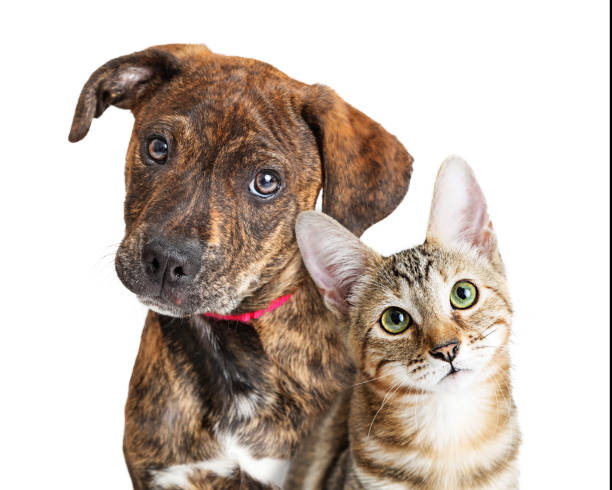
#> input picture Images/DnC.jpg, 612 x 490 px, found by its file name
$ python imagekiheraferi.py
#> lines starting #> are read from the running program, lines starting #| are printed output that depends on the picture; after the words box and inside, x2 and y2 are one past the last pixel; in counts of white or black regions, pixels touching at a corner belong together
import cv2 as cv


img = cv.imread('try.cpp/Images/DnC.jpg')
#> img is the input picture: shape (490, 612, 3); mean B, G, R 179.4, 188.3, 200.6
cv.imshow('Dn', img)


#greying,decolour
decolour = cv.cvtColor(img, cv.COLOR_BGR2GRAY)
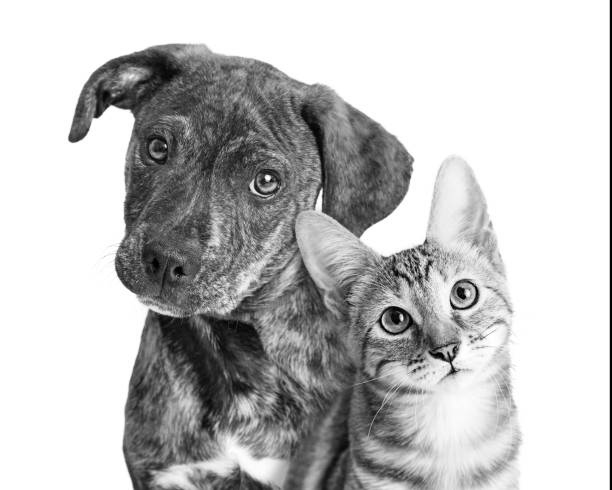
#> decolour: shape (490, 612); min 0, max 255, mean 191
# cv.imshow('decolor',decolour)

#bblurring
blur = cv.bilateralFilter(decolour,50,45,45)
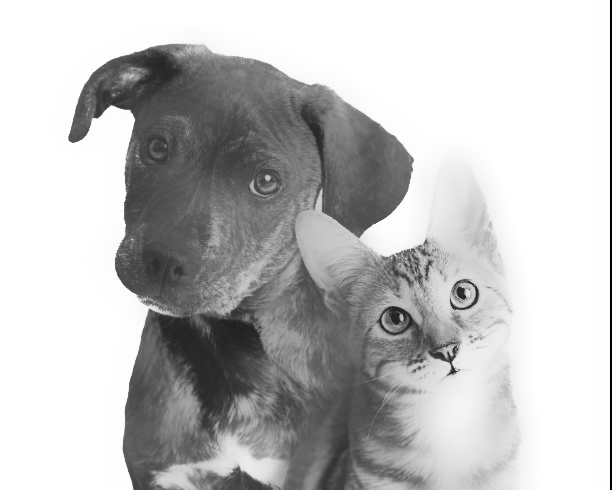
#> blur: shape (490, 612); min 2, max 255, mean 191.2
# cv.imshow('blur',blur)
blur1 = cv.GaussianBlur(decolour, (5,7), cv.BORDER_DEFAULT)
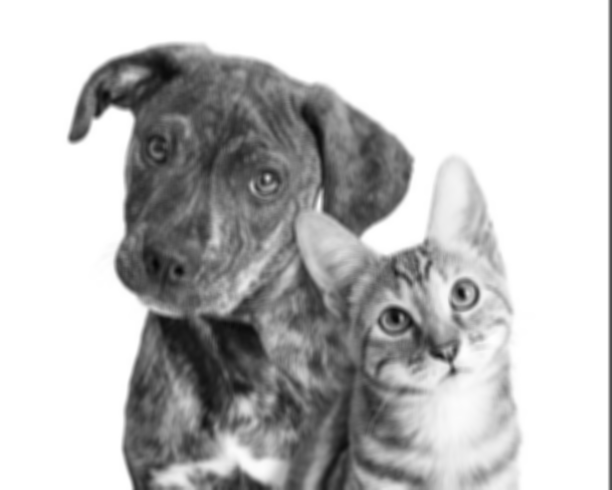
#> blur1: shape (490, 612); min 5, max 255, mean 191

canny = cv.Canny(blur,125,175)
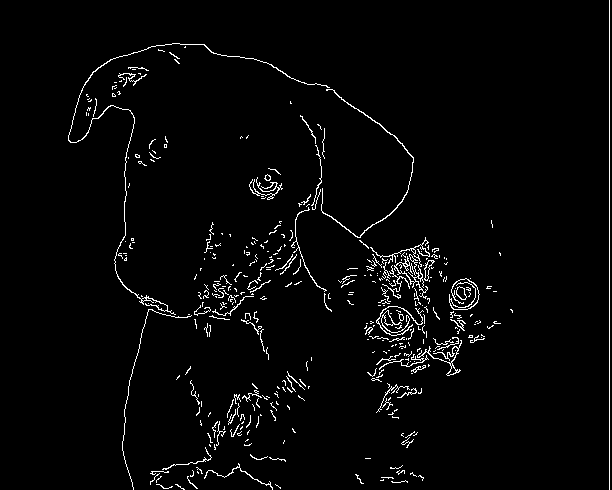
#> canny: shape (490, 612); 2.7% white in thin lines or dots, all inside (x1, y1, x2, y2) = (68, 0, 610, 490)
canny1 = cv.Canny(blur1,125,175)
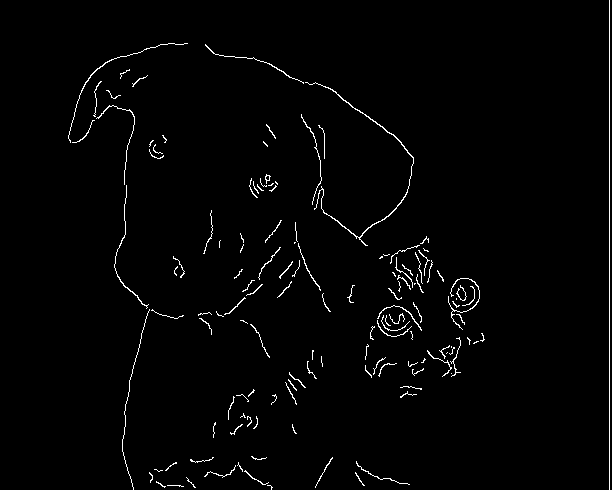
#> canny1: shape (490, 612); 1.6% white in thin lines or dots, all inside (x1, y1, x2, y2) = (68, 0, 610, 490)

cv.imshow('Canny_Edges', canny)
cv.imshow('Canny_Edges1', canny1)

# dilate = cv.dilate(canny, (3,3), iterations=2)
# cv.imshow('dilate', dilate)


cv.waitKey(0)

$ run again, with Images/Lady.jpg copied over Images/DnC.jpg
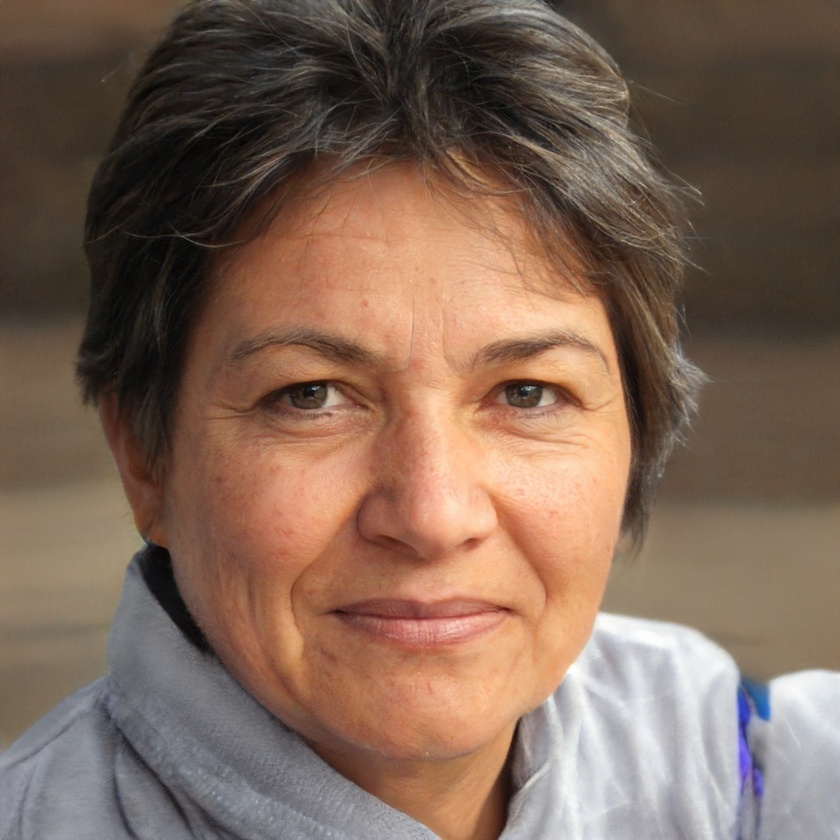
#> input picture Images/Lady.jpg, 840 x 840 px, shrunk from 1024 x 1024 before the run, found by its file name
#> img is the input picture: shape (840, 840, 3); mean B, G, R 86.8, 102.1, 127
#> `canny = cv.Canny(blur,125,175)`:
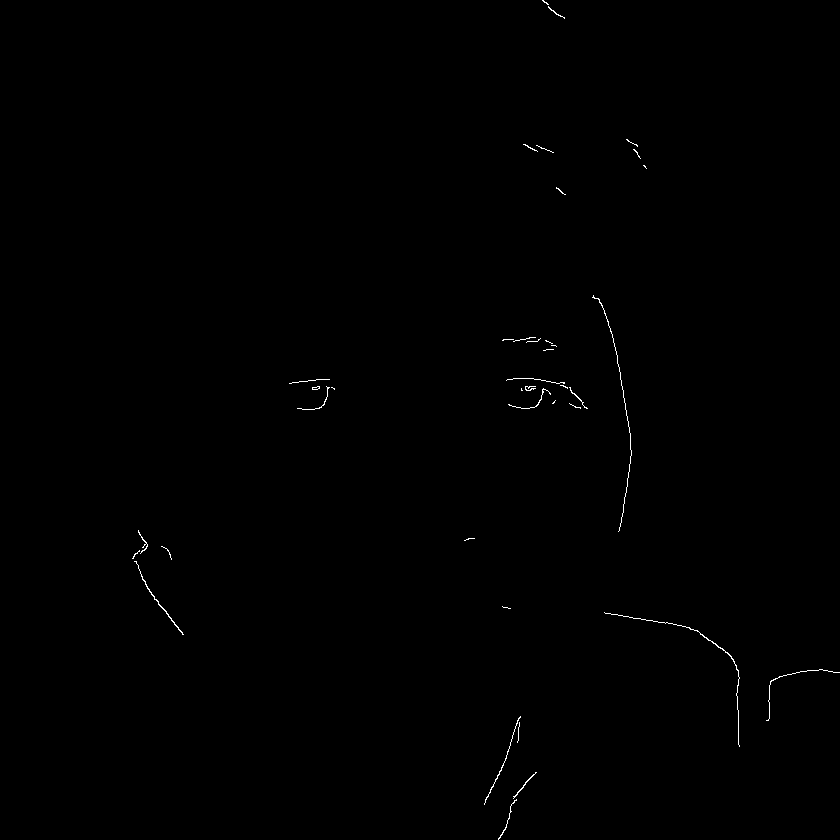
#> canny: shape (840, 840); 0.23% white in thin lines or dots, all inside (x1, y1, x2, y2) = (132, 0, 840, 840)
#> `canny1 = cv.Canny(blur1,125,175)`:
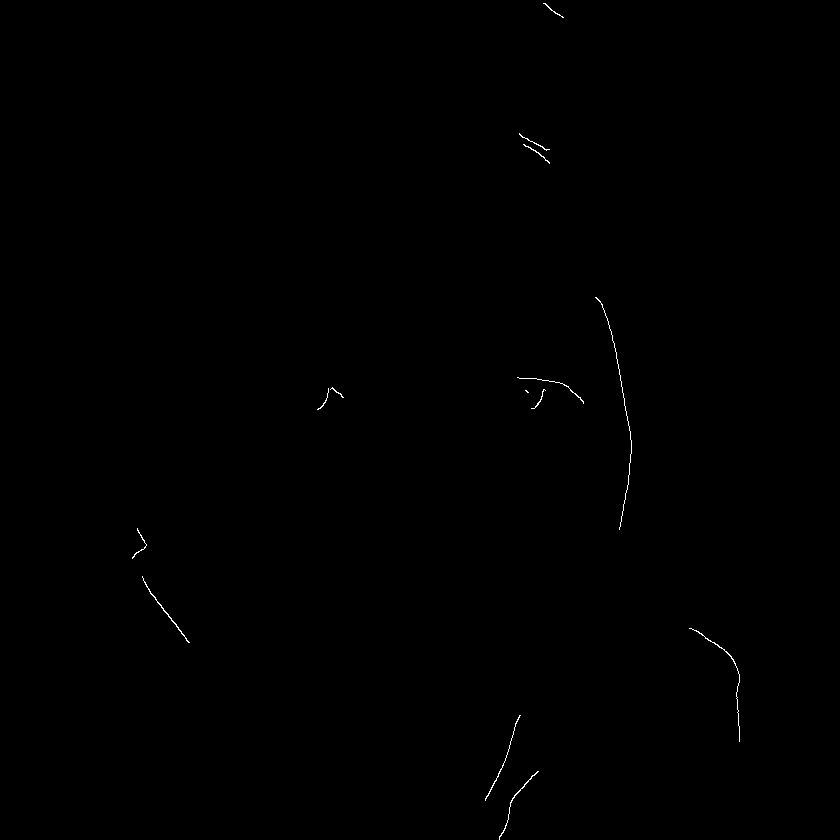
#> canny1: shape (840, 840); 0.15% white in thin lines or dots, all inside (x1, y1, x2, y2) = (132, 3, 740, 840)

$ run again, with Images/Panada.jpg copied over Images/DnC.jpg
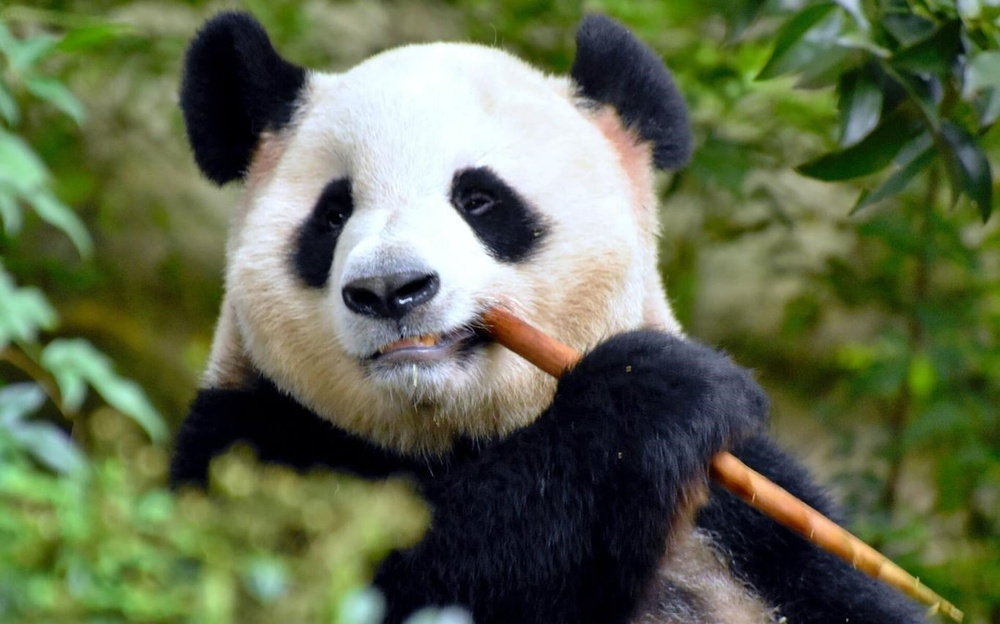
#> input picture Images/Panada.jpg, 1000 x 624 px, shrunk from 1366 x 853 before the run, found by its file name
#> img is the input picture: shape (624, 1000, 3); mean B, G, R 77.3, 106.9, 97.3
#> `canny = cv.Canny(blur,125,175)`:
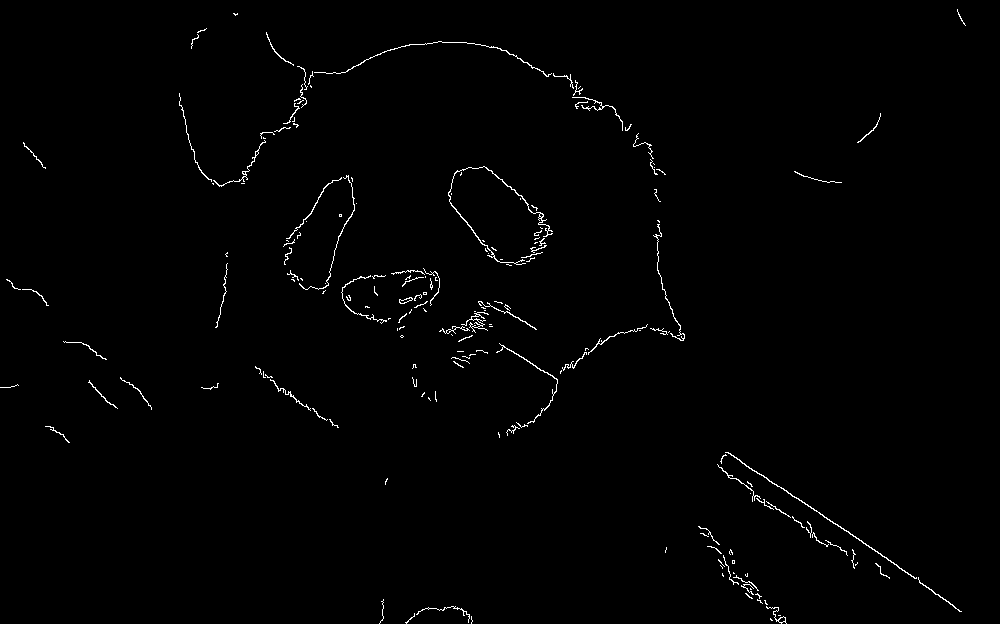
#> canny: shape (624, 1000); 0.93% white in thin lines or dots
#> `canny1 = cv.Canny(blur1,125,175)`:
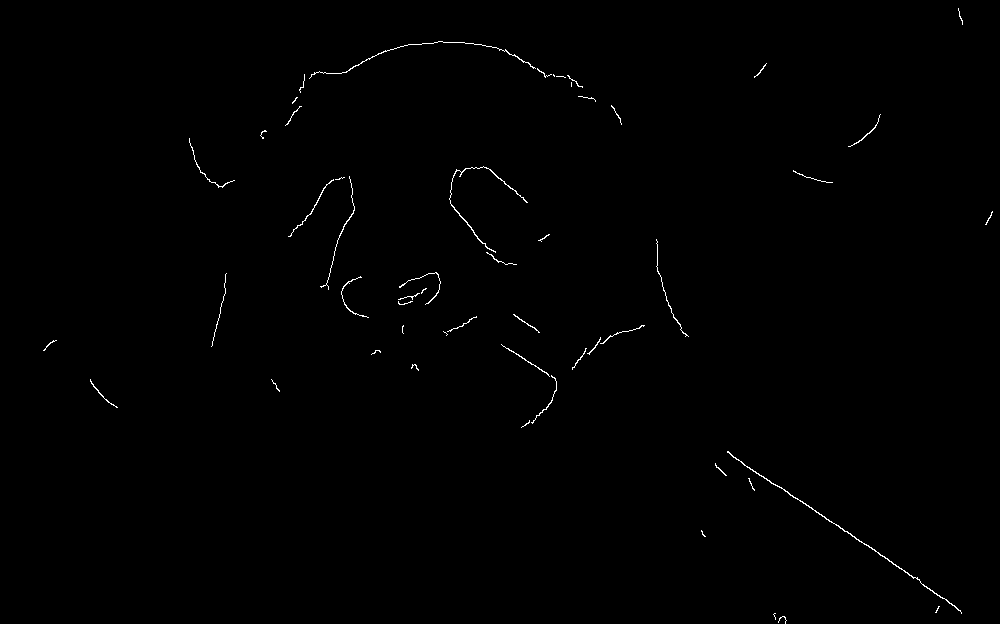
#> canny1: shape (624, 1000); 0.43% white in thin lines or dots
